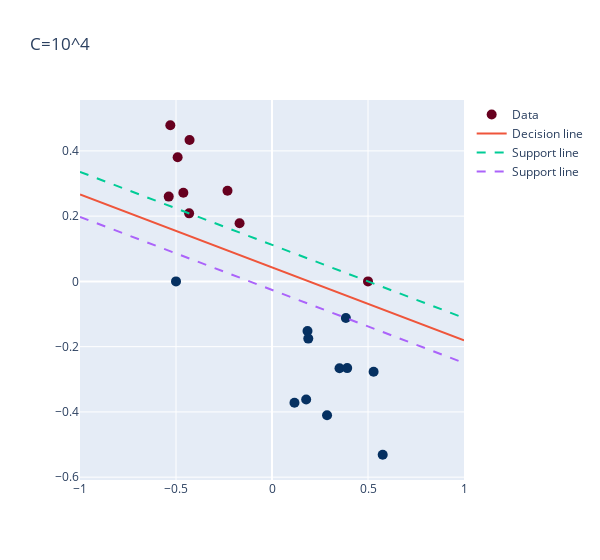

This figure's notebook cell:
### Code cell
# 2 outlier points
# Large value of C = overfit

np.random.seed(2020)

# two clusters of points
X = np.r_[np.random.rand(10, 2)/2 + [-0.6, 0.1], 
          np.random.rand(10, 2)/2 + [0.1, -0.6]]

y = np.zeros(X.shape[0])

# initialize labels
for i in range(0,X.shape[0]):
    y[i] = labels_line(X[i,:])

# creating two outliers
X[0,:] = np.array([0.5, 0])
y[0] = -1
X[1,:] = np.array([-0.5, 0])
y[1] = 1

# fit the model
clf = svm.SVC(kernel="linear", C = 1e4)
clf.fit(X, y)

fig = go.Figure()
plot_data_decision_line(X,y,clf,fig,"C=10^4")
fig.show()

### Figure 1 — Plotly figure (JSON) as saved in the notebook; plotly's stock layout.template omitted (floating-point values rounded to 4 significant figures)
{"data": [{"marker": {"color": [-1, 1, -1, -1, -1, -1, -1, -1, -1, -1, 1, 1, 1, 1, 1, 1, 1, 1, 1, 1], "colorscale": [[0, "rgb(103,0,31)"], [0.1, "rgb(178,24,43)"], [0.2, "rgb(214,96,77)"], [0.3, "rgb(244,165,130)"], [0.4, "rgb(253,219,199)"], [0.5, "rgb(247,247,247)"], [0.6, "rgb(209,229,240)"], [0.7, "rgb(146,197,222)"], [0.8, "rgb(67,147,195)"], [0.9, "rgb(33,102,172)"], [1, "rgb(5,48,97)"]], "size": 10}, "mode": "markers", "name": "Data", "type": "scatter", "x": [0.5, -0.5, -0.4315, -0.4618, -0.1689, -0.5296, -0.2318, -0.4295, -0.4914, -0.5379, 0.5766, 0.3847, 0.3517, 0.1171, 0.1779, 0.1849, 0.2867, 0.5292, 0.3917, 0.1889], "y": [0, 0, 0.2085, 0.2717, 0.1783, 0.4785, 0.2778, 0.4334, 0.3807, 0.2599, -0.5313, -0.1122, -0.2662, -0.3719, -0.362, -0.1519, -0.4102, -0.277, -0.2658, -0.1754]}, {"mode": "lines", "name": "Decision line", "type": "scatter", "x": [-1, 1], "y": [0.2667, -0.1809]}, {"line": {"dash": "dash"}, "mode": "lines", "name": "Support line", "type": "scatter", "x": [-1, 1], "y": [0.3357, -0.1119]}, {"line": {"dash": "dash"}, "mode": "lines", "name": "Support line", "type": "scatter", "x": [-1, 1], "y": [0.1977, -0.2499]}], "layout": {"title": {"text": "C=10^4"}, "width": 600}}
